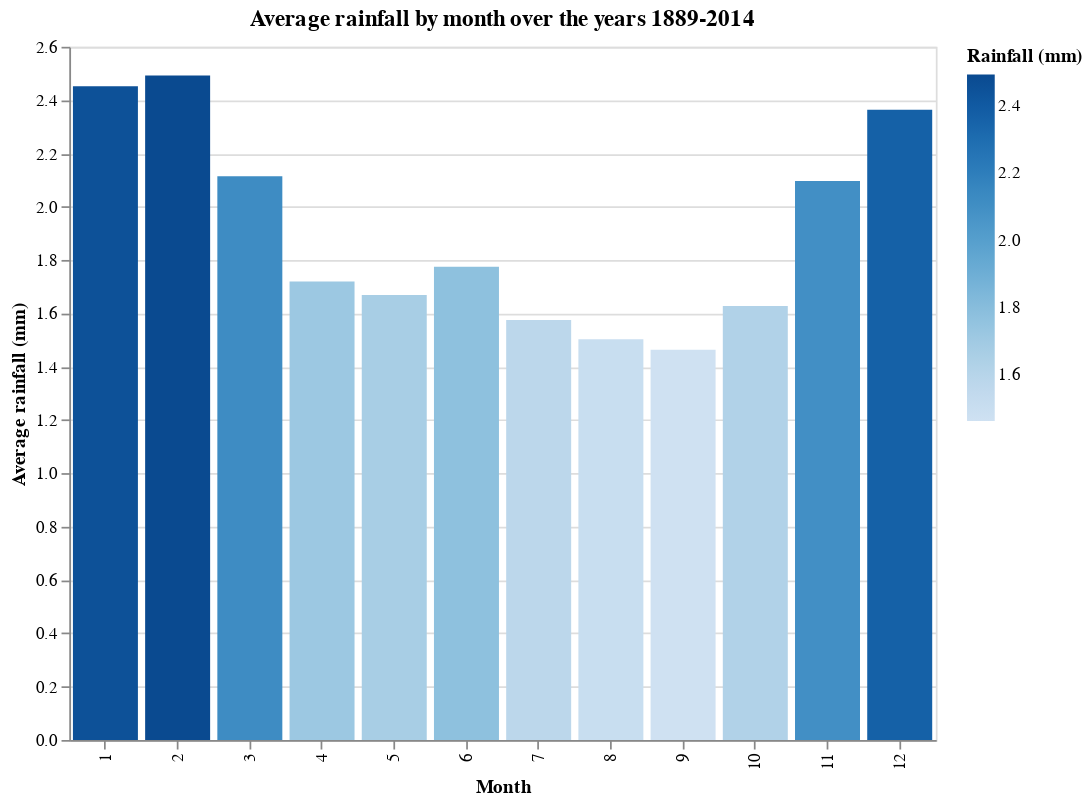

Source (notebook cell):
### Code cell
%%time
(alt.Chart(df, title='Average rainfall by month over the years 1889-2014')
    .encode(x=alt.X('month:O', title='Month'), 
            y=alt.Y('rain (mm/day)', title='Average rainfall (mm)'), 
            color=alt.Color('rain (mm/day)', title='Rainfall (mm)')).mark_bar()).properties(width=500, height=400)

### Figure 1 — Vega-Lite specification as saved in the notebook (floating-point values rounded to 4 significant figures)
{"$schema": "https://vega.github.io/schema/vega-lite/v4.17.0.json", "config": {"view": {"continuousHeight": 300, "continuousWidth": 400}}, "data": {"name": "data-39a3546d8e5cb52971346fcf11a8c56a"}, "datasets": {"data-39a3546d8e5cb52971346fcf11a8c56a": [{"month": 1, "rain (mm/day)": 2.452}, {"month": 2, "rain (mm/day)": 2.492}, {"month": 3, "rain (mm/day)": 2.115}, {"month": 4, "rain (mm/day)": 1.719}, {"month": 5, "rain (mm/day)": 1.669}, {"month": 6, "rain (mm/day)": 1.775}, {"month": 7, "rain (mm/day)": 1.575}, {"month": 8, "rain (mm/day)": 1.503}, {"month": 9, "rain (mm/day)": 1.464}, {"month": 10, "rain (mm/day)": 1.628}, {"month": 11, "rain (mm/day)": 2.097}, {"month": 12, "rain (mm/day)": 2.364}]}, "encoding": {"color": {"field": "rain (mm/day)", "title": "Rainfall (mm)", "type": "quantitative"}, "x": {"field": "month", "title": "Month", "type": "ordinal"}, "y": {"field": "rain (mm/day)", "title": "Average rainfall (mm)", "type": "quantitative"}}, "height": 400, "mark": "bar", "title": "Average rainfall by month over the years 1889-2014", "width": 500}
